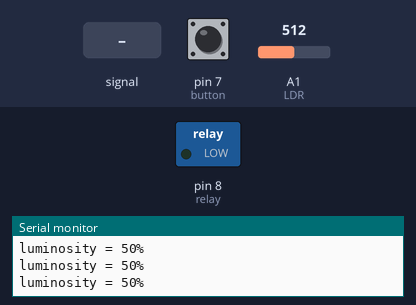
A sketch run on a simulated Arduino Uno, built with avr-gcc and run on an emulated ATmega328P. On the bench: switched loads named in the sketch (green lamp = pin HIGH), the last lines printed to the serial monitor. The inputs (shaded band) are chosen by the test bench; at power-on: A1 (LDR) = 512, pin 7 (button) LOW.

Above: at 1.2 s.
1.3 s: A1 (LDR) fed a 2 Hz sine of ±306 counts around its level
At 3.3 s:
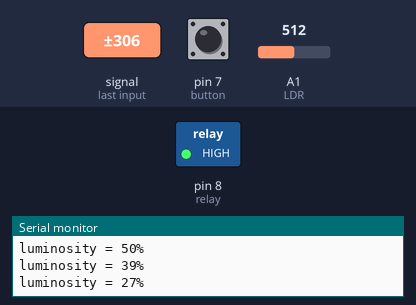
4.3 s: A1 (LDR) set to 716
At 5.0 s:
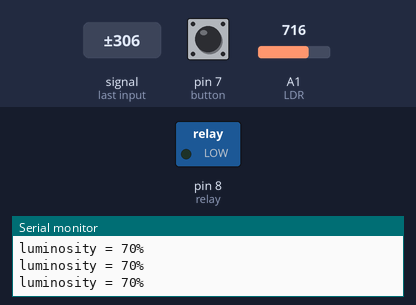
7.3 s: A1 (LDR) set to 326
10.3 s: A1 (LDR) set to 298
At 12.3 s:
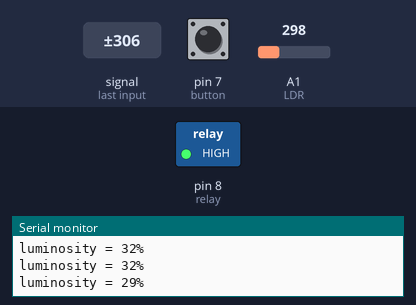
Timing chart, 0 to 13.8 s (numbered marks = the images above; inputs shaded):
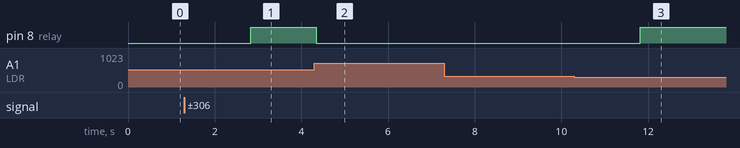

Measured:
- the behaviour switches between 308 and 307 on A1 (LDR) (found by bisection; images 2 and 3)
- after the input at 1.3 s, pin 8 (relay): LOW → HIGH after 1.5 s
- after the input at 4.3 s, pin 8 (relay): HIGH → LOW after 0.05 s
- after the input at 10.3 s, pin 8 (relay): LOW → HIGH after 1.5 s

The sketch:

LDRSensorModel.ino
```cpp
#define LDR A1 //Define LDR as A1
#define relay 8 //Define led as 8

//============================ Defining variebles============================//

float luminosity; //varieble to storage the valor of the LDR sensor
float percentage; //variebles to storage the light porcentage
int button = 7; // button on pin 7
int funcaoa = 0; // valor recived by the button
int funcaob = 0; // valor storaged
int state=0; // stores the valor 0 or 1 (HIGH or LOW)

void setup()
{
//=============================comunication with arduino==============================//
Serial.begin(9600); //Initialize the serial of Arduino
pinMode(relay, OUTPUT); //configure pin 8 as output
digitalWrite(relay, LOW); //power off LED
pinMode(button,INPUT); //Define the button as input
digitalWrite(relay, LOW);//Define relay as off
}

//==========================ldr ==============================//
void loop()
{

percentage = 0;

for(int i=0; i < 100 ; i++)
{
luminosity = analogRead(LDR); //Stores the valor of LDR
luminosity = (luminosity / 1024) * 100; //convert the valor into a percentage
percentage = percentage + luminosity; //stores the percentage
}

percentage = percentage/100;
Serial.print("luminosity = "); //print on serial "luminosity = "
Serial.print(percentage, 0); //print the percentage whithout decimals
Serial.println("%");
if(percentage < 30) //If luminosity under 30%

{
delay(1500);
digitalWrite(relay,HIGH); //power on LED
delay(1500);
}
else
{

funcaoa=digitalRead(button);
 if ((funcaoa == HIGH) && (funcaob == LOW)) {
 state = 1 - state;
delay(1);
 }
 funcaob=funcaoa;
 if (state == 1) {
 digitalWrite(relay, HIGH); // power on the led
 } else {
 digitalWrite(relay, LOW); // power off the led
 }

}
}
```
